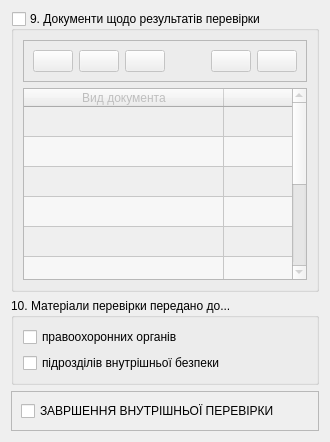
       <widget class="QWidget" name="tabFinish">
        <attribute name="title">
         <string>Завершення</string>
        </attribute>
        <layout class="QVBoxLayout" name="verticalLayout_3">
         <item>
          <widget class="QGroupBox" name="grpResultDocs">
           <property name="title">
            <string>9. Документи щодо результатів перевірки</string>
           </property>
           <property name="checkable">
            <bool>true</bool>
           </property>
           <property name="checked">
            <bool>false</bool>
           </property>
           <layout class="QGridLayout" name="gridLayout_18">
            <item row="1" column="0">
             <widget class="QTableWidget" name="tblResultDocs">
              <property name="horizontalScrollBarPolicy">
               <enum>Qt::ScrollBarAlwaysOff</enum>
              </property>
              <property name="alternatingRowColors">
               <bool>true</bool>
              </property>
              <property name="selectionBehavior">
               <enum>QAbstractItemView::SelectRows</enum>
              </property>
              <property name="sortingEnabled">
               <bool>true</bool>
              </property>
              <property name="rowCount">
               <number>10</number>
              </property>
              <attribute name="horizontalHeaderDefaultSectionSize">
               <number>200</number>
              </attribute>
              <attribute name="horizontalHeaderShowSortIndicator" stdset="0">
               <bool>true</bool>
              </attribute>
              <attribute name="horizontalHeaderStretchLastSection">
               <bool>true</bool>
              </attribute>
              <attribute name="verticalHeaderVisible">
               <bool>false</bool>
              </attribute>
              <row/>
              <row/>
              <row/>
              <row/>
              <row/>
              <row/>
              <row/>
              <row/>
              <row/>
              <row/>
              <column>
               <property name="text">
                <string>Вид документа</string>
               </property>
               <property name="background">
                <color>
                 <red>85</red>
                 <green>170</green>
                 <blue>255</blue>
                </color>
               </property>
              </column>
              <column>
               <property name="text">
                <string>Номер</string>
               </property>
               <property name="background">
                <color>
                 <red>85</red>
                 <green>170</green>
                 <blue>255</blue>
                </color>
               </property>
              </column>
              <column>
               <property name="text">
                <string>Дата</string>
               </property>
               <property name="background">
                <color>
                 <red>85</red>
                 <green>170</green>
                 <blue>255</blue>
                </color>
               </property>
              </column>
              <column>
               <property name="text">
                <string>Файл</string>
               </property>
               <property name="background">
                <color>
                 <red>85</red>
                 <green>170</green>
                 <blue>255</blue>
                </color>
               </property>
              </column>
             </widget>
            </item>
            <item row="0" column="0">
             <widget class="QFrame" name="frameResultControl">
              <property name="frameShape">
               <enum>QFrame::StyledPanel</enum>
              </property>
              <property name="frameShadow">
               <enum>QFrame::Raised</enum>
              </property>
              <layout class="QGridLayout" name="gridLayout_51">
               <item row="0" column="5">
                <widget class="QPushButton" name="btnResultDeleteAll">
                 <property name="text">
                  <string/>
                 </property>
                 <property name="icon">
                  <iconset resource="icons.qrc">
                   <normaloff>:/ico/Icons/basic/060.png</normaloff>:/ico/Icons/basic/060.png</iconset>
                 </property>
                </widget>
               </item>
               <item row="0" column="1">
                <widget class="QPushButton" name="btnResultView">
                 <property name="text">
                  <string/>
                 </property>
                 <property name="icon">
                  <iconset resource="icons.qrc">
                   <normaloff>:/ico/Icons/basic/064.png</normaloff>:/ico/Icons/basic/064.png</iconset>
                 </property>
                </widget>
               </item>
               <item row="0" column="4">
                <widget class="QPushButton" name="btnResultDelete">
                 <property name="text">
                  <string/>
                 </property>
                 <property name="icon">
                  <iconset resource="icons.qrc">
                   <normaloff>:/ico/Icons/basic/059.png</normaloff>:/ico/Icons/basic/059.png</iconset>
                 </property>
                </widget>
               </item>
               <item row="0" column="2">
                <widget class="QPushButton" name="btnResultEdit">
                 <property name="text">
                  <string/>
                 </property>
                 <property name="icon">
                  <iconset resource="icons.qrc">
                   <normaloff>:/ico/Icons/education/027.png</normaloff>:/ico/Icons/education/027.png</iconset>
                 </property>
                </widget>
               </item>
               <item row="0" column="0">
                <widget class="QPushButton" name="btnResultAdd">
                 <property name="text">
                  <string/>
                 </property>
                 <property name="icon">
                  <iconset resource="icons.qrc">
                   <normaloff>:/ico/Icons/basic/058.png</normaloff>:/ico/Icons/basic/058.png</iconset>
                 </property>
                </widget>
               </item>
               <item row="0" column="3">
                <spacer name="horizontalSpacerResult">
                 <property name="orientation">
                  <enum>Qt::Horizontal</enum>
                 </property>
                 <property name="sizeHint" stdset="0">
                  <size>
                   <width>40</width>
                   <height>20</height>
                  </size>
                 </property>
                </spacer>
               </item>
              </layout>
             </widget>
            </item>
           </layout>
          </widget>
         </item>
         <item>
          <widget class="QGroupBox" name="grpEnforcement">
           <property name="title">
            <string>10. Матеріали перевірки передано до...</string>
           </property>
           <layout class="QGridLayout" name="gridLayout_17">
            <item row="0" column="0">
             <widget class="QCheckBox" name="chkEnforcement">
              <property name="text">
               <string>правоохоронних органів</string>
              </property>
             </widget>
            </item>
            <item row="1" column="0">
             <widget class="QCheckBox" name="chkInternalSecurity">
              <property name="text">
               <string>підрозділів внутрішньої безпеки</string>
              </property>
             </widget>
            </item>
           </layout>
          </widget>
         </item>
         <item>
          <widget class="QFrame" name="frmFinish">
           <property name="frameShape">
            <enum>QFrame::StyledPanel</enum>
           </property>
           <property name="frameShadow">
            <enum>QFrame::Raised</enum>
           </property>
           <layout class="QGridLayout" name="gridLayout_16">
            <item row="0" column="0">
             <widget class="QCheckBox" name="chkFinish">
              <property name="text">
               <string>ЗАВРШЕННЯ ВНУТРІШНЬОЇ ПЕРЕВІРКИ</string>
              </property>
             </widget>
            </item>
           </layout>
          </widget>
         </item>
        </layout>
       </widget>
